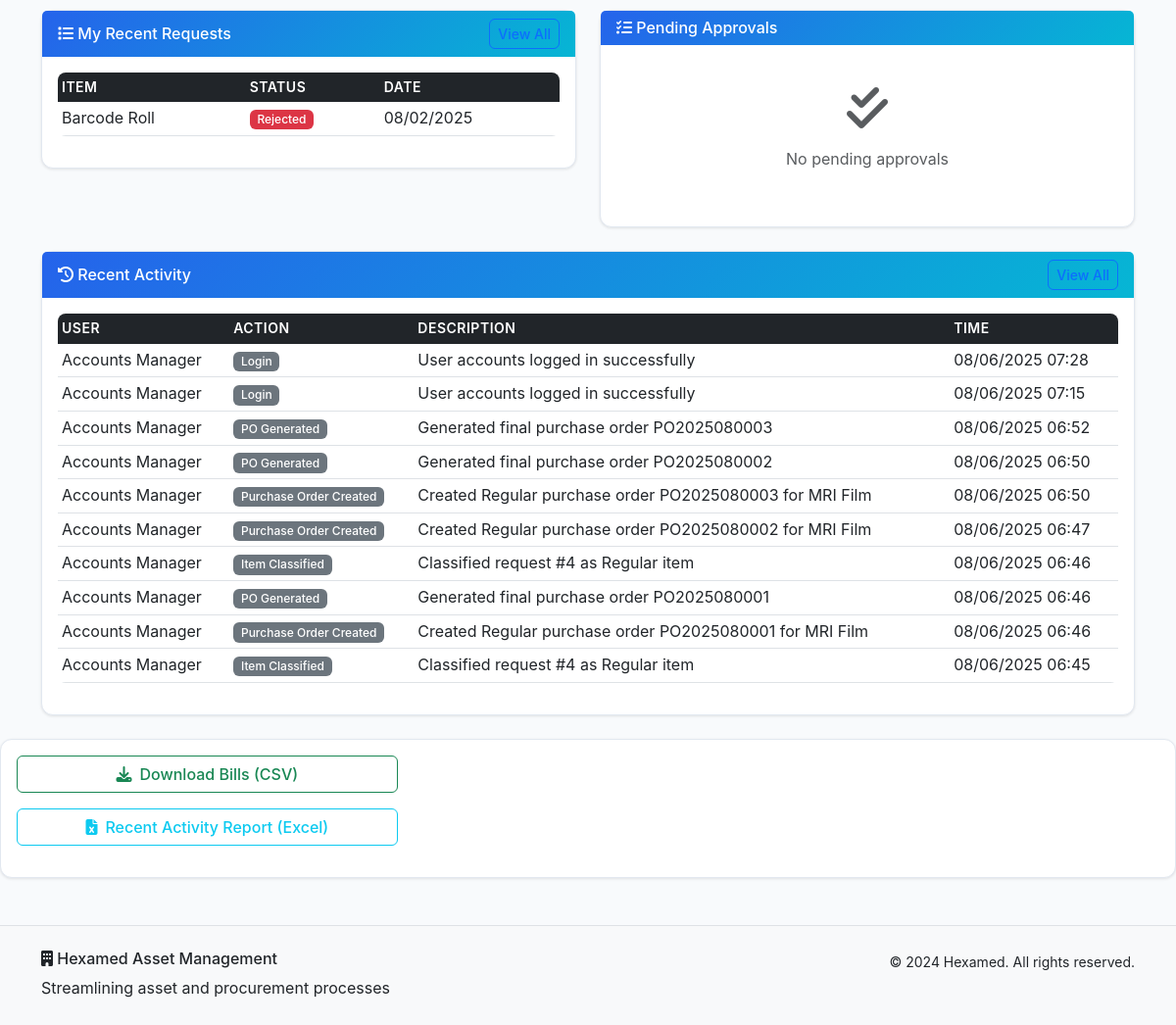
/dashboard (signed in, lower part), run on an earlier commit of the app's database.
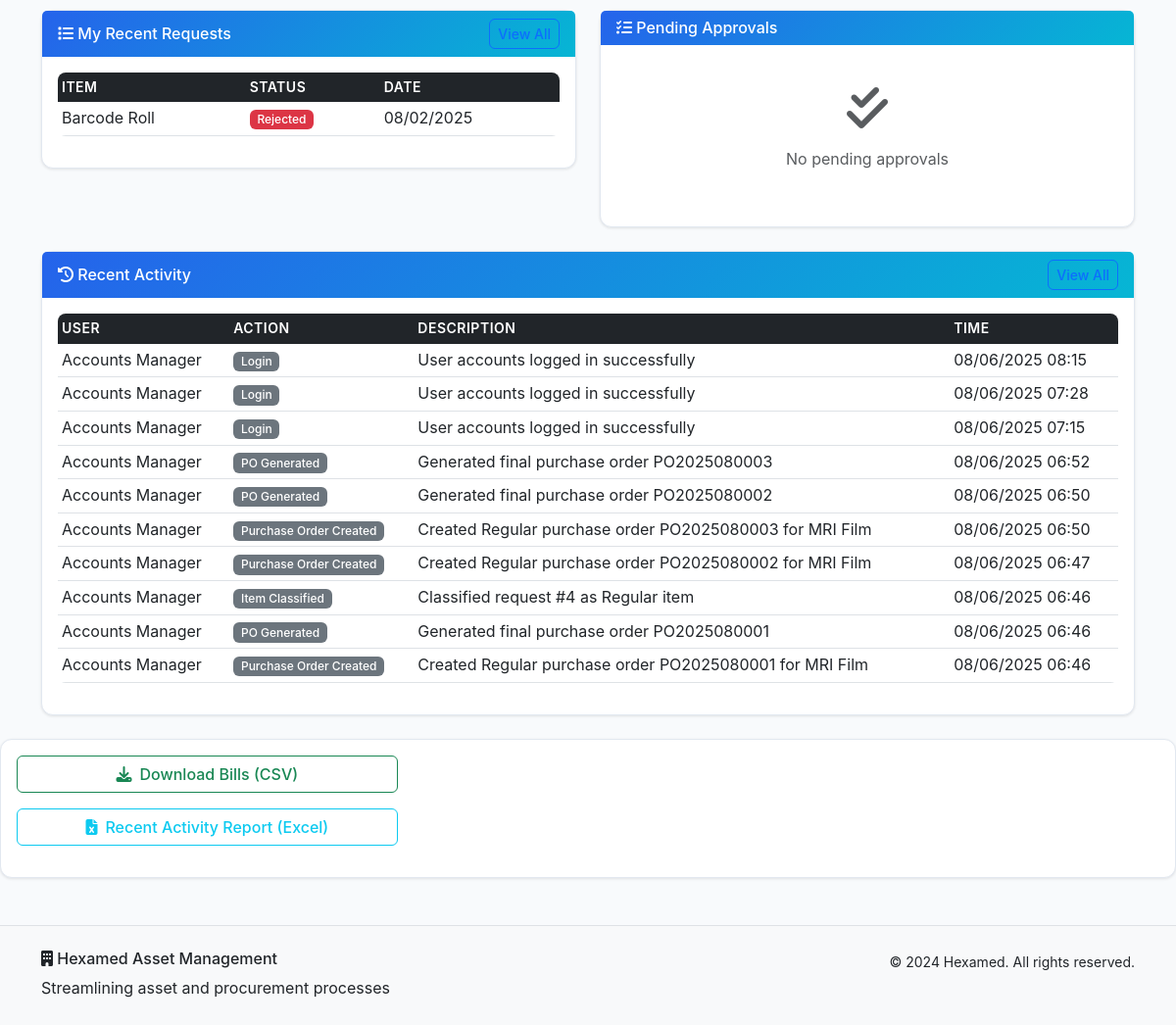
And on a later commit of the database.
### models.py (models this page shows, shortened)
class AssetRequest(db.Model):
    id = db.Column(db.Integer, primary_key=True)
    item_name = db.Column(db.String(200), nullable=False)
    quantity = db.Column(db.Integer, nullable=False)
    purpose = db.Column(db.Text, nullable=False)
    request_type = db.Column(db.String(50), nullable=False)
    estimated_cost = db.Column(db.Float)
    urgency = db.Column(db.String(20), default='Normal')
    is_bulk_request = db.Column(db.Boolean, default=False)
    bulk_items = db.Column(db.Text)  # JSON array of items for bulk requests
    item_classification = db.Column(db.String(20))  # 'Regular' or 'Specific' - set by SCM
    status = db.Column(db.String(20), default='Pending')
    current_approval_level = db.Column(db.Integer, default=1)
    floor = db.Column(db.String(50))
    fulfilled_from_asset_id = db.Column(db.Integer, db.ForeignKey('asset.id'))
    fulfilled_quantity = db.Column(db.Integer, default=0)
    fulfilled_by = db.Column(db.Integer, db.ForeignKey('user.id'))
    fulfilled_at = db.Column(db.DateTime)
    fulfillment_notes = db.Column(db.Text)
    created_at = db.Column(db.DateTime, default=datetime.utcnow)
    updated_at = db.Column(db.DateTime, default=datetime.utcnow, onupdate=datetime.utcnow)
    user_id = db.Column(db.Integer, db.ForeignKey('user.id'), nullable=False)
    uploaded_files = db.relationship('UploadedFile', backref='request', lazy=True, cascade='all, delete-orphan')
    approvals = db.relationship('Approval', backref='request', lazy=True, cascade='all, delete-orphan')
    fulfilled_from_asset = db.relationship('Asset', foreign_keys=[fulfilled_from_asset_id])
    fulfilled_by_user = db.relationship('User', foreign_keys=[fulfilled_by])

class ActivityLog(db.Model):
    id = db.Column(db.Integer, primary_key=True)
    action = db.Column(db.String(100), nullable=False)
    description = db.Column(db.Text, nullable=False)
    timestamp = db.Column(db.DateTime, default=datetime.utcnow)
    ip_address = db.Column(db.String(45))
    user_id = db.Column(db.Integer, db.ForeignKey('user.id'), nullable=False)
    request_id = db.Column(db.Integer, db.ForeignKey('asset_request.id'), nullable=True)
    user = db.relationship('User', backref='activities')
    request = db.relationship('AssetRequest', backref='activities')

class User(db.Model):
    id = db.Column(db.Integer, primary_key=True)
    username = db.Column(db.String(80), unique=True, nullable=False)
    email = db.Column(db.String(120), unique=True, nullable=False)
    password_hash = db.Column(db.String(256), nullable=False)
    role = db.Column(db.String(50), nullable=False, default='User')
    full_name = db.Column(db.String(100), nullable=False)
    floor = db.Column(db.String(50))
    department = db.Column(db.String(100))
    created_at = db.Column(db.DateTime, default=datetime.utcnow)
    is_active = db.Column(db.Boolean, default=True)
    requests = db.relationship('AssetRequest', foreign_keys='AssetRequest.user_id', backref='requester', lazy=True)

### routes.py (the view)
    def decorated_function(*args, **kwargs):
        if 'user_id' not in session:
            flash('Please log in to access this page.', 'warning')
            return redirect(url_for('login'))
        return f(*args, **kwargs)

### routes.py (called while the page is built)
def require_login(f):
    def decorated_function(*args, **kwargs):
        if 'user_id' not in session:
            flash('Please log in to access this page.', 'warning')
            return redirect(url_for('login'))
        return f(*args, **kwargs)
    decorated_function.__name__ = f.__name__
    return decorated_function

### templates/dashboard.html (shortened to what the changed rows need)
{% extends "base.html" %}
{% block content %}
<div class="container my-4">
    <div class="row">
        <div class="col-lg-6 mb-4">
            <div class="card">
                <div class="card-body">
                    {% if user_requests %}
                        <div class="table-responsive">
                            <table class="table table-sm">
                                <thead>
                                    <tr>
                                        <th>Item</th>
                                        <th>Status</th>
                                        <th>Date</th>
                                    </tr>
                                </thead>
                                <tbody>
                                    {% for req in user_requests %}
                                    <tr>
                                        <td>{{ req.item_name }}</td>
                                        <td>
                                            {% if req.status == 'Pending' %}
                                                <span class="badge bg-warning">{{ req.status }}</span>
                                            {% elif req.status == 'Approved' %}
                                                <span class="badge bg-success">{{ req.status }}</span>
                                            {% elif req.status == 'Rejected' %}
                                                <span class="badge bg-danger">{{ req.status }}</span>
                                            {% else %}
                                                <span class="badge bg-secondary">{{ req.status }}</span>
                                            {% endif %}
                                        </td>
                                        <td>{{ req.created_at.strftime('%m/%d/%Y') if req.created_at else 'N/A' }}</td>
                                    </tr>
                                    {% endfor %}
                                </tbody>
                            </table>
                        </div>
                    {% else %}
                        <div class="text-center py-4">
                            <i class="fas fa-inbox fa-3x text-muted mb-3"></i>
                            <p class="text-muted">No requests yet</p>
                            <a href="{{ url_for('create_request') }}" class="btn btn-primary">Create Your First Request</a>
                        </div>
                    {% endif %}
                </div>
            </div>
        </div>
    </div>
    <div class="row">
        <div class="col-12">
            <div class="card">
                <div class="card-body">
                    {% if recent_activities %}
                        <div class="table-responsive">
                            <table class="table table-sm">
                                <thead>
                                    <tr>
                                        <th>User</th>
                                        <th>Action</th>
                                        <th>Description</th>
                                        <th>Time</th>
                                    </tr>
                                </thead>
                                <tbody>
                                    {% for activity in recent_activities %}
                                    <tr>
                                        <td>{{ activity.user.full_name }}</td>
                                        <td>
                                            <span class="badge bg-secondary">{{ activity.action }}</span>
                                        </td>
                                        <td>{{ activity.description }}</td>
                                        <td>{{ activity.timestamp.strftime('%m/%d/%Y %H:%M') if activity.timestamp else 'N/A' }}</td>
                                    </tr>
                                    {% endfor %}
                                </tbody>
                            </table>
                        </div>
                    {% else %}
                        <div class="text-center py-4">
                            <i class="fas fa-history fa-3x text-muted mb-3"></i>
                            <p class="text-muted">No recent activity</p>
                        </div>
                    {% endif %}
                </div>
            </div>
        </div>
    </div>
</div>
{% endblock %}

What changed in the data, as far as the page shows it:
no longer on this page (row unchanged): ActivityLog: user.full_name "Accounts Manager", action "Item Classified", description "Classified request #4 as Regular item", timestamp "08/06/2025 06:45"
added ActivityLog: user.full_name "Accounts Manager", action "Login", description "User accounts logged in successfully", timestamp "08/06/2025 08:15"
